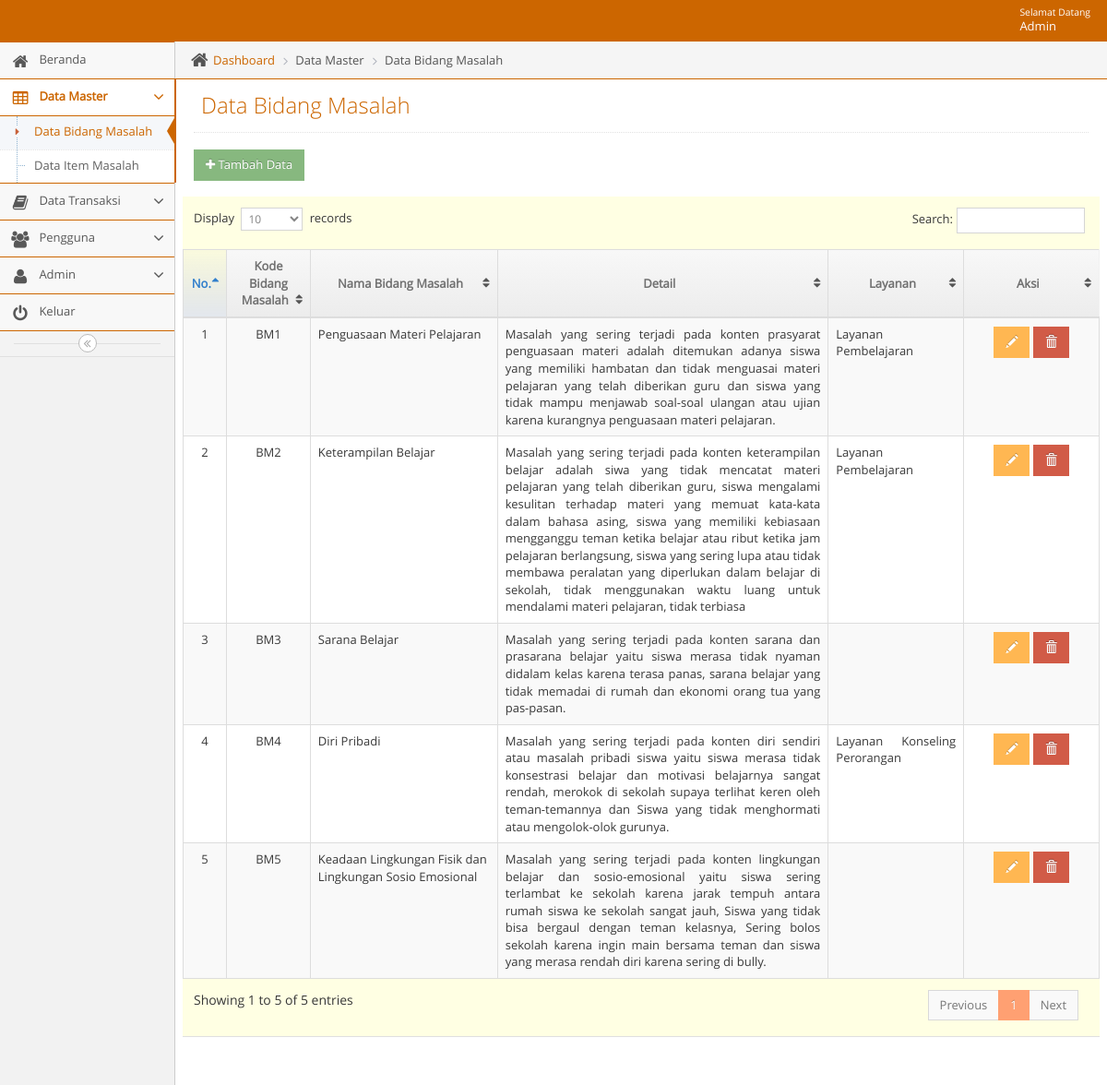
Before: /admin/adminmainapp.php?unit=bidang_masalah_unit&act=datagrid (signed in) with the older database file.
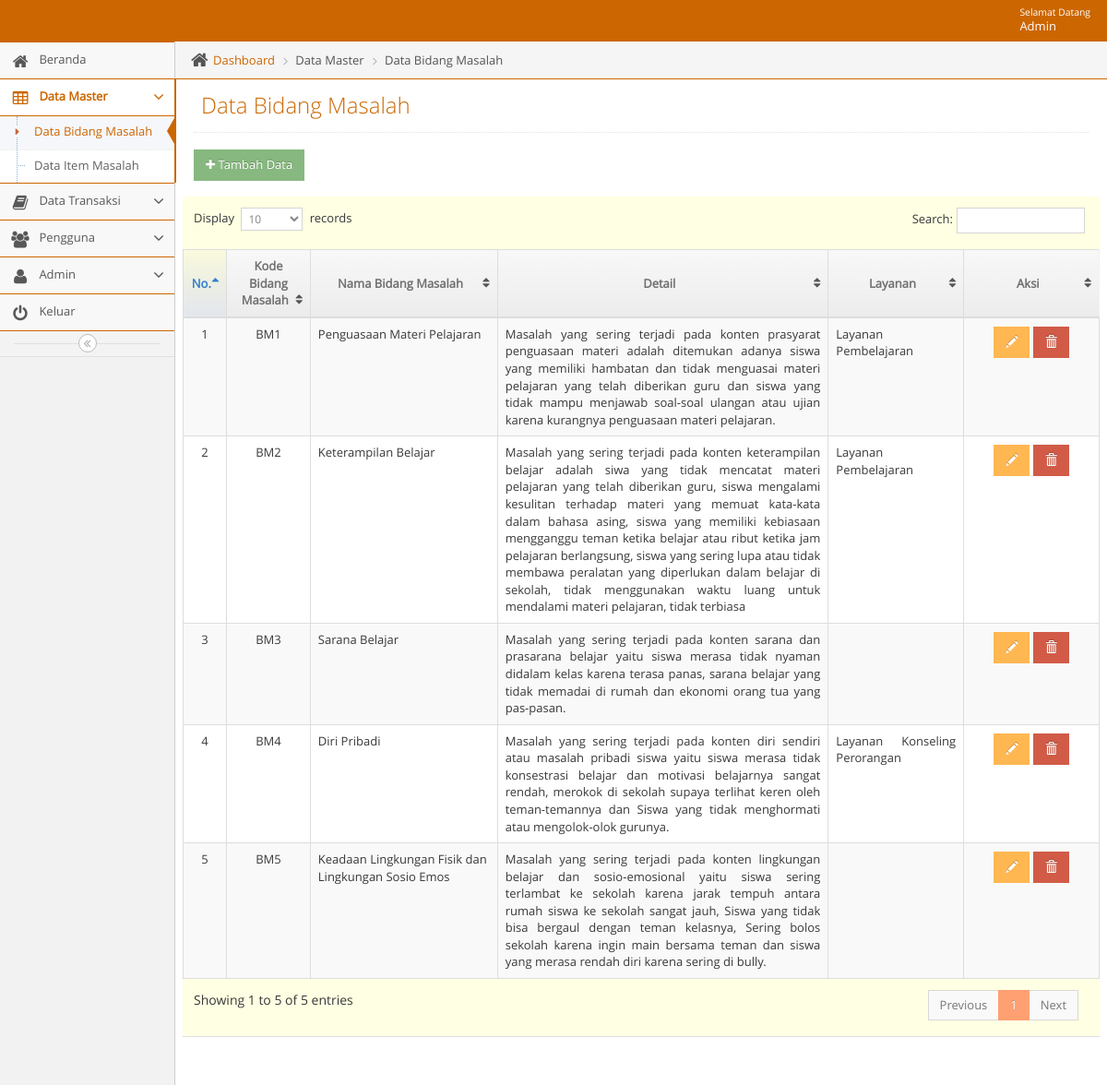
After: the same page with the newer database file.
### tables this page shows
CREATE TABLE `t_bidang_masalah` (
  `id_bidang_masalah` int(11) NOT NULL,
  `kode_bidang_masalah` varchar(5) NOT NULL,
  `nama_bidang_masalah` varchar(50) NOT NULL,
  `detail_bidang_masalah` varchar(500) NOT NULL,
  `layanan` varchar(1000) NOT NULL
);

### admin/unit/bidang_masalah_unit.php (the view, shortened to what this page needs)
<?php
require_once '../lib/koneksi.php';
$act = $_GET['act'];
switch($act){
    case "datagrid":
        ?>
<?php
include("../admin/leftbar.php");
?>
<div class="main-content">
    <div class="main-content-inner">
        <div class="breadcrumbs ace-save-state" id="breadcrumbs">
            <ul class="breadcrumb">
                <li>
                    <i class="ace-icon fa fa-home home-icon"></i>
                    <a href="adminmainapp.php?unit=dashboard">Dashboard</a>
                </li>
                <li>Data Master</li>
                <li>Data Bidang Masalah</li>
            </ul>
        </div>
        <div class="page-content">
            <div class="page-header">
                <h1>Data Bidang Masalah
                </h1>
            </div>
            <h1>
                <a href="?unit=bidang_masalah_unit&act=input">
                    <button class="btn btn-sm btn-success"><i class="fa fa-plus"></i> Tambah Data</button>
                </a>
            </h1>
            <div class="row">
                <div class="col-xs-12">
                    <div class="row">
                        <div class="box box-primary">
                            <div class="box-body table-responsive padding">
                                <table id="datatable" class="table table-striped table-bordered table-hover">
                                    <thead>
                                        <tr>
                                            <th style="text-align: center; width: 6%">No.</th>
                                            <th style="text-align: center; width: 10%">Kode Bidang Masalah</th>
                                            <th style="text-align: center; width: 20%">Nama Bidang Masalah</th>
                                            <th style="text-align: center; width: 34%">Detail</th>
                                            <th style="text-align: center; width: 15%">Layanan</th>
                                            <th style="text-align: center; width: 15%">Aksi</th>
                                        </tr>
                                    </thead>
                                    <tbody>
                                        <?php $no=1;
                                    $qdatagrid =" SELECT * FROM t_bidang_masalah ";
                                    $rdatagrid = mysqli_query($mysqli, $qdatagrid);
                                    while($ddatagrid=mysqli_fetch_assoc($rdatagrid)) {
                                        echo "
                                        <tr>
                                             <td style= text-align:center>$no</td>
                                             <td style= text-align:center>$ddatagrid[kode_bidang_masalah]</td>
                                             <td style= text-align:left>$ddatagrid[nama_bidang_masalah]</td>
                                             <td style= text-align:justify>$ddatagrid[detail_bidang_masalah]</td>
                                             <td style= text-align:justify>$ddatagrid[layanan]</td>
                                             <td style=text-align:center>
                                                 <a href=?unit=bidang_masalah_unit&act=update&kode_bidang_masalah=$ddatagrid[kode_bidang_masalah] class='btn btn-sm btn-warning glyphicon glyphicon-pencil' ></a>
                                                 <a href=?unit=bidang_masalah_unit&act=delete&kode_bidang_masalah=$ddatagrid[kode_bidang_masalah] class='btn btn-sm btn-danger glyphicon glyphicon-trash' onclick='return confirm(\"Yakin Akan Menghapus Data?\")'></a>
                                             </td>
                                        </tr>
                                        ";
                                        $no++;
                                     }
                                     ?>
                                    </tbody>
                                </table>
                            </div>
                        </div>
                    </div>
                </div>
            </div>
        </div>
    </div>
</div>
<?php
include("../admin/footer.php");
?>
</body>
</html>
<?php
        break;
            ?>
<?php
}

Changed rows visible on the page:
changed t_bidang_masalah "BM5": nama_bidang_masalah "Keadaan Lingkungan Fisik dan Lingkungan Sosio Emosional" → "Keadaan Lingkungan Fisik dan Lingkungan Sosio Emos"
